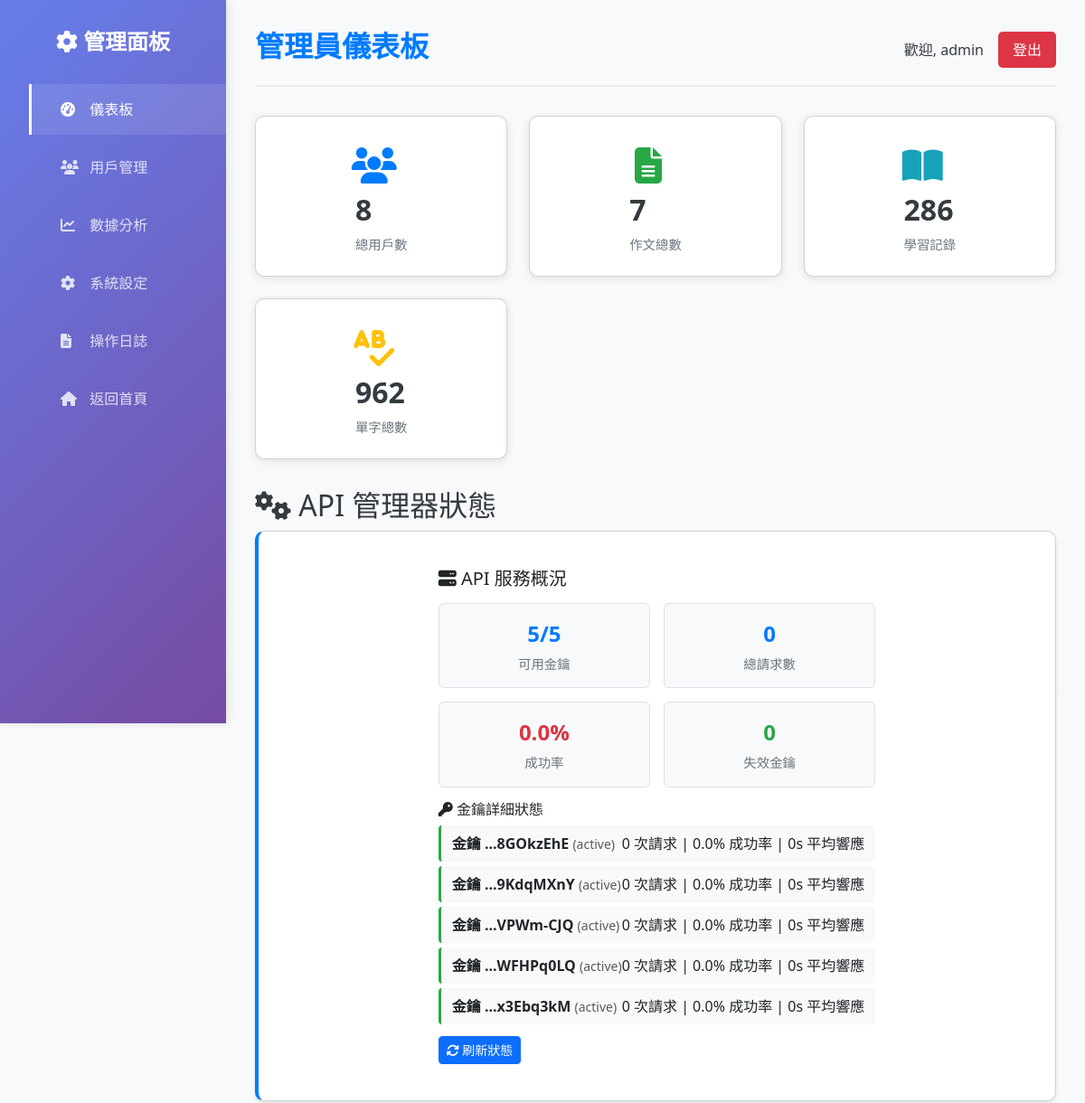
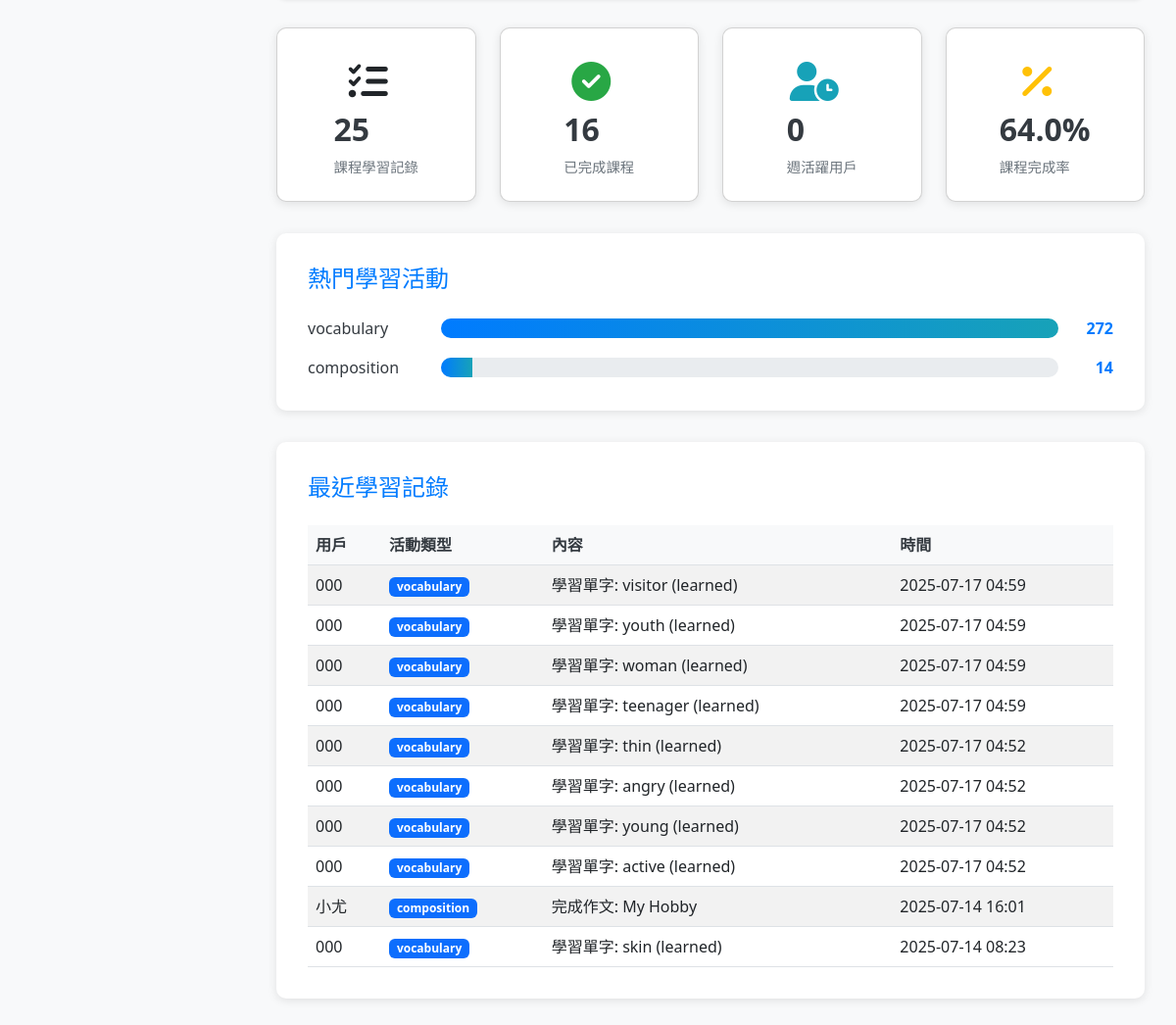
The app's page /admin/dashboard (signed in), older data (2 pictures, top to bottom).
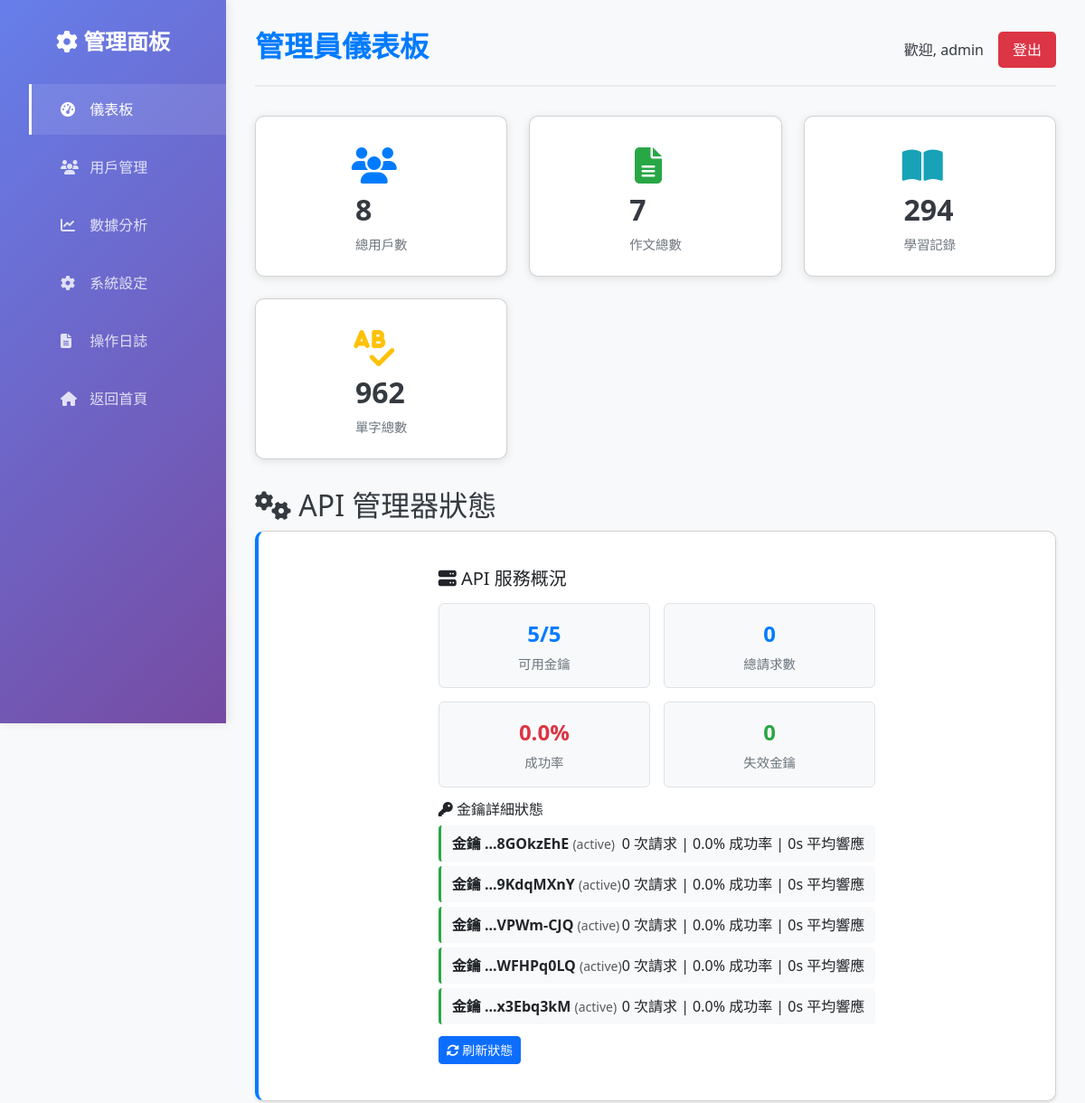
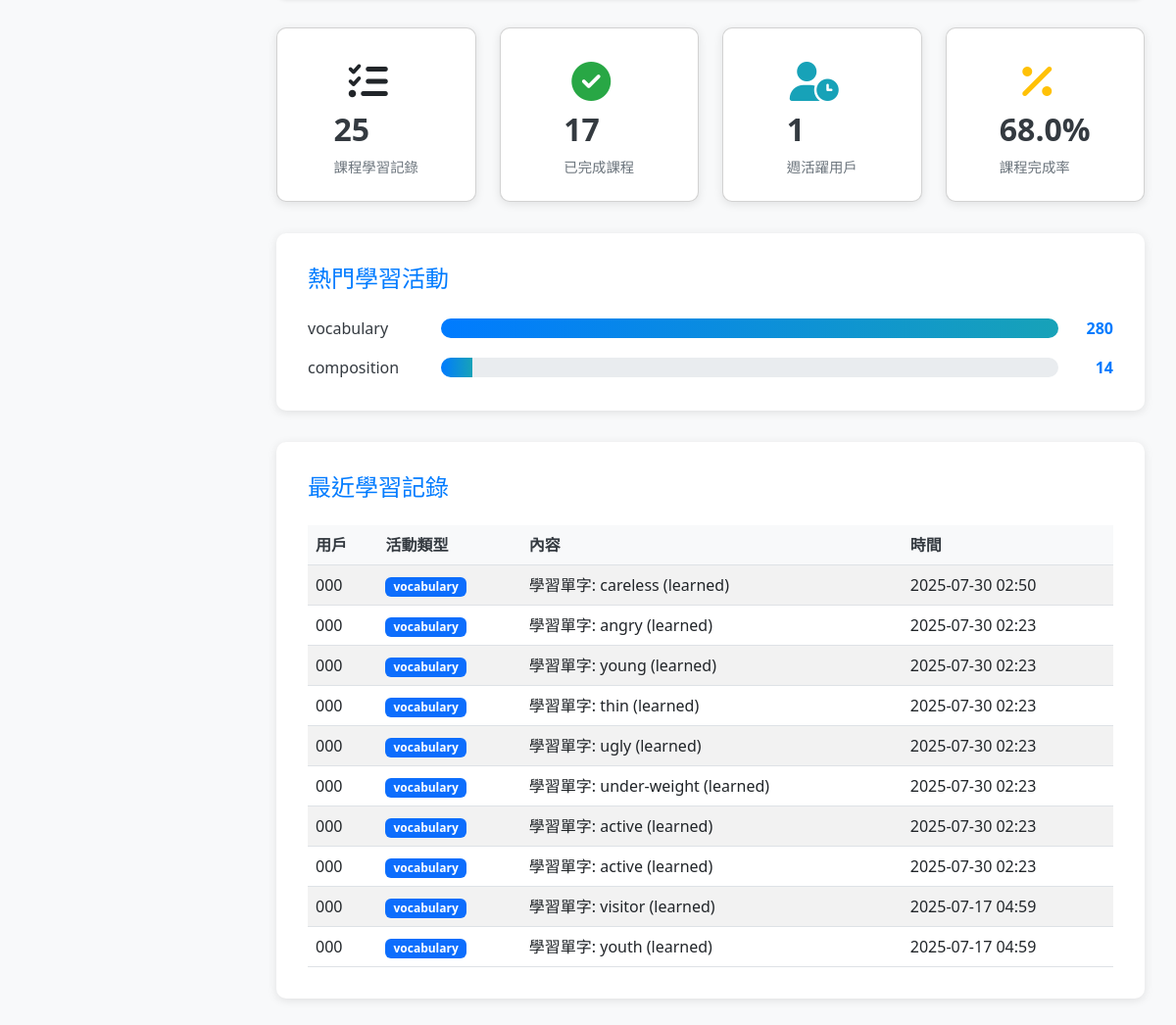
The same page, newer data (2 pictures, top to bottom).
### models.py (models this page shows, shortened)
class LearningRecord(db.Model):
    __tablename__ = 'learning_records'
    id = db.Column(db.Integer, primary_key=True)
    user_id = db.Column(db.Integer, db.ForeignKey('users.id'), nullable=False)
    activity_type = db.Column(db.String(50), nullable=False) # e.g., 'translation', 'composition', 'vocabulary'
    content = db.Column(db.Text, nullable=False)
    timestamp = db.Column(db.DateTime, default=datetime.utcnow)
    user = db.relationship('User', backref=db.backref('learning_records', lazy=True))

class User(db.Model, UserMixin):
    __tablename__ = 'users'
    id = db.Column(db.Integer, primary_key=True)
    username = db.Column(db.String(80), unique=True, nullable=False)
    email = db.Column(db.String(120), unique=True, nullable=False)
    password_hash = db.Column(db.String(256), nullable=False)
    role = db.Column(db.String(20), nullable=False, default='user') # 'user' or 'admin'
    preferred_accent = db.Column(db.String(10), nullable=False, default='us') # 'us' or 'co.uk'
    created_at = db.Column(db.DateTime, default=datetime.utcnow)

### admin.py (the view)
@admin_bp.route('/dashboard')
@admin_required
def dashboard():
    total_users = User.query.count()
    total_compositions = Composition.query.count()
    total_learning_records = LearningRecord.query.count()
    total_vocabulary = Vocabulary.query.count()
    total_lesson_progress = LessonProgress.query.count()
    completed_lessons = LessonProgress.query.filter_by(is_completed=True).count()
    week_ago = datetime.utcnow() - timedelta(days=7)
    active_users_week = User.query.join(LearningRecord).filter(
        LearningRecord.timestamp >= week_ago
    ).distinct().count()
    popular_activities = db.session.query(
        LearningRecord.activity_type,
        func.count(LearningRecord.id).label('count')
    ).group_by(LearningRecord.activity_type).order_by(
        func.count(LearningRecord.id).desc()
    ).limit(5).all()
    recent_records = LearningRecord.query.order_by(
        LearningRecord.timestamp.desc()
    ).limit(10).all()
    stats = {
        'total_users': total_users,
        'total_compositions': total_compositions,
        'total_learning_records': total_learning_records,
        'total_vocabulary': total_vocabulary,
        'total_lesson_progress': total_lesson_progress,
        'completed_lessons': completed_lessons,
        'active_users_week': active_users_week,
        'popular_activities': popular_activities,
        'recent_records': recent_records
    }
    log_admin_action("Viewed admin dashboard")
    return render_template('admin_dashboard.html', stats=stats)

### admin.py (called while the page is built)
def admin_required(f):
    @wraps(f)
    @login_required
    def decorated_function(*args, **kwargs):
        if current_user.role != 'admin':
            abort(403)
        return f(*args, **kwargs)
    return decorated_function

def log_admin_action(action):
    admin_log = AdminLog(
        admin_id=current_user.id,
        action=action,
        timestamp=datetime.utcnow()
    )
    db.session.add(admin_log)
    db.session.commit()

### app.py (called while the page is built)
@login_manager.user_loader
def load_user(user_id):
    return db.session.get(User, int(user_id))

### templates/admin_dashboard.html (shortened to what the changed rows need)
<!DOCTYPE html>
<html lang="zh-Hant">
<head>
    <link rel="stylesheet" href="https://cdnjs.cloudflare.com/ajax/libs/font-awesome/6.4.2/css/all.min.css">
    <link rel="stylesheet" href="https://cdnjs.cloudflare.com/ajax/libs/bootstrap/5.3.0/css/bootstrap.min.css">
    <link rel="stylesheet" href="{{ url_for('static', filename='css/admin.css') }}">
</head>
<body>
    <div class="admin-container">
        <aside class="sidebar">
            <h2><i class="fas fa-cog"></i> 管理面板</h2>
        </aside>
        <main class="main-content">
            <header class="header">
                <h1>管理員儀表板</h1>
            </header>
            <section class="stats-cards">
                <div class="card records">
                    <div class="card-info">
                        <h3>{{ stats.total_learning_records }}</h3>
                        <p>學習記錄</p>
                    </div>
                </div>
            </section>
            <section class="api-manager-status">
                <h2><i class="fas fa-cogs"></i> API 管理器狀態</h2>
            </section>
            <section class="progress-stats">
                <div class="row">
                    <div class="col-md-3">
                        <div class="card progress-card completed">
                            <div class="card-info">
                                <h3>{{ stats.completed_lessons }}</h3>
                                <p>已完成課程</p>
                            </div>
                        </div>
                    </div>
                    <div class="col-md-3">
                        <div class="card progress-card active">
                            <div class="card-info">
                                <h3>{{ stats.active_users_week }}</h3>
                                <p>週活躍用戶</p>
                            </div>
                        </div>
                    </div>
                    <div class="col-md-3">
                        <div class="card progress-card completion-rate">
                            <div class="card-info">
                                <h3>{{ "%.1f"|format((stats.completed_lessons / stats.total_lesson_progress * 100) if stats.total_lesson_progress > 0 else 0) }}%</h3>
                                <p>課程完成率</p>
                            </div>
                        </div>
                    </div>
                </div>
            </section>
            <section class="popular-activities">
                <h2>熱門學習活動</h2>
                <div class="activity-chart">
                    {% for activity in stats.popular_activities %}
                    <div class="activity-item">
                        <span class="activity-name">{{ activity[0] }}</span>
                        <div class="activity-bar">
                            <div class="activity-fill" style="width: {{ (activity[1] / stats.popular_activities[0][1] * 100) if stats.popular_activities else 0 }}%"></div>
                        </div>
                        <span class="activity-count">{{ activity[1] }}</span>
                    </div>
                    {% endfor %}
                </div>
            </section>
            <section class="recent-records">
                <h2>最近學習記錄</h2>
                <div class="table-responsive">
                    <table class="table table-striped">
                        <thead>
                            <tr>
                                <th>用戶</th>
                                <th>活動類型</th>
                                <th>內容</th>
                                <th>時間</th>
                            </tr>
                        </thead>
                        <tbody>
                            {% for record in stats.recent_records %}
                            <tr>
                                <td>{{ record.user.username }}</td>
                                <td>
                                    <span class="badge bg-primary">{{ record.activity_type }}</span>
                                </td>
                                <td>{{ record.content[:50] }}{% if record.content|length > 50 %}...{% endif %}</td>
                                <td>{{ record.timestamp.strftime('%Y-%m-%d %H:%M') }}</td>
                            </tr>
                            {% endfor %}
                        </tbody>
                    </table>
                </div>
            </section>
        </main>
    </div>
</body>
</html>

Row changes from the older to the newer data that the page shows:
no longer on this page (row unchanged): LearningRecord: user.username "000", activity_type "vocabulary", content "學習單字: woman (learned)", timestamp "2025-07-17 04:59"
no longer on this page (row unchanged): LearningRecord: user.username "000", activity_type "vocabulary", content "學習單字: teenager (learned)", timestamp "2025-07-17 04:59"
no longer on this page (row unchanged): LearningRecord: user.username "000", activity_type "vocabulary", content "學習單字: thin (learned)", timestamp "2025-07-17 04:52"
no longer on this page (row unchanged): LearningRecord: user.username "000", activity_type "vocabulary", content "學習單字: angry (learned)", timestamp "2025-07-17 04:52"
no longer on this page (row unchanged): LearningRecord: user.username "000", activity_type "vocabulary", content "學習單字: young (learned)", timestamp "2025-07-17 04:52"
no longer on this page (row unchanged): LearningRecord: user.username "000", activity_type "vocabulary", content "學習單字: active (learned)", timestamp "2025-07-17 04:52"
no longer on this page (row unchanged): LearningRecord: user.username "小尤", activity_type "composition", content "完成作文: My Hobby", timestamp "2025-07-14 16:01"
no longer on this page (row unchanged): LearningRecord: user.username "000", activity_type "vocabulary", content "學習單字: skin (learned)", timestamp "2025-07-14 08:23"
added LearningRecord: user.username "000", activity_type "vocabulary", content "學習單字: careless (learned)", timestamp "2025-07-30 02:50"
added LearningRecord: user.username "000", activity_type "vocabulary", content "學習單字: angry (learned)", timestamp "2025-07-30 02:23"
added LearningRecord: user.username "000", activity_type "vocabulary", content "學習單字: young (learned)", timestamp "2025-07-30 02:23"
added LearningRecord: user.username "000", activity_type "vocabulary", content "學習單字: thin (learned)", timestamp "2025-07-30 02:23"
added LearningRecord: user.username "000", activity_type "vocabulary", content "學習單字: ugly (learned)", timestamp "2025-07-30 02:23"
added LearningRecord: user.username "000", activity_type "vocabulary", content "學習單字: under-weight (learned)", timestamp "2025-07-30 02:23"
added LearningRecord: user.username "000", activity_type "vocabulary", content "學習單字: active (learned)", timestamp "2025-07-30 02:23"
added LearningRecord: user.username "000", activity_type "vocabulary", content "學習單字: active (learned)", timestamp "2025-07-30 02:23"
Text that changed along with them:
{{ stats.total_learning_records }}: "286" → "294"
{{ stats.completed_lessons }}: "16" → "17"
{{ stats.active_users_week }}: "0" → "1"
text no longer shown: "64.0"
text now shown: "68.0"
new list line: "vocabulary 280"
list line gone: "vocabulary 272"
